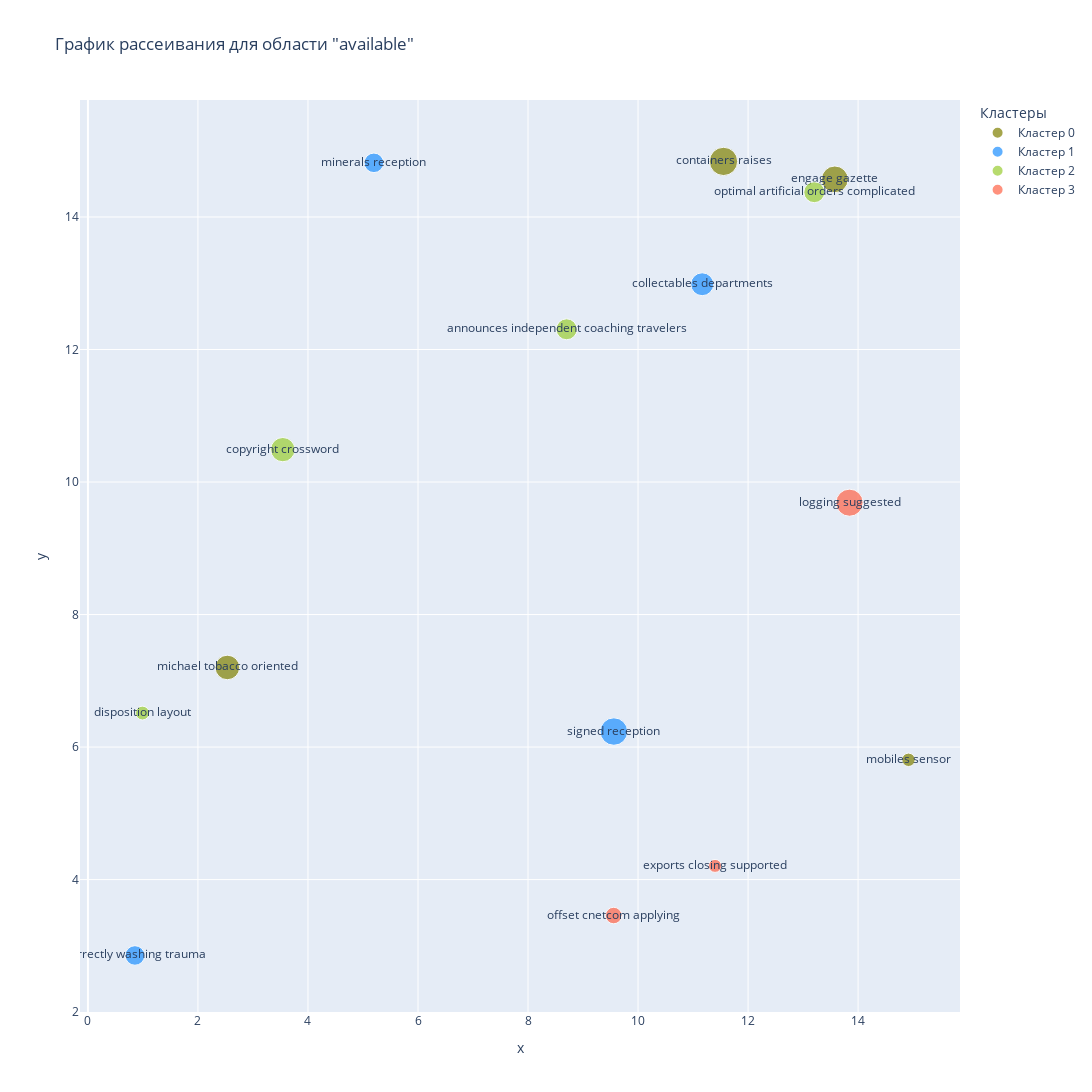

Notebook code for this chart:
### Code cell
fig_available = px.scatter(data_frame=data[data['area'] == 'available'], 
                             x='x', 
                             y='y', 
                             title='График рассеивания для области "available"',
                             color='cluster_name',
                             color_discrete_sequence=colors_hex[9:13],
                             size='count',
                             width=1500,
                             height=1500,
                             text='keyword',
                             labels={'cluster_name':'Кластеры'}
                             )
fig_available.show()
fig_available.write_html("fig_available.html", full_html=False)

### Figure 1 — Plotly figure (JSON) as saved in the notebook; plotly's stock layout.template omitted (floating-point values rounded to 4 significant figures)
{"data": [{"hovertemplate": "Кластеры=Кластер 0<br>x=%{x}<br>y=%{y}<br>count=%{marker.size}<br>keyword=%{text}<extra></extra>", "legendgroup": "Кластер 0", "marker": {"color": "#808000", "size": [1433, 1694, 1901, 426], "sizemode": "area", "sizeref": 4.753, "symbol": "circle"}, "mode": "markers+text", "name": "Кластер 0", "orientation": "v", "showlegend": true, "text": ["michael tobacco oriented", "engage gazette", "containers raises", "mobiles sensor"], "type": "scatter", "x": [2.535, 13.58, 11.55, 14.92], "xaxis": "x", "y": [7.201, 14.57, 14.84, 5.808], "yaxis": "y"}, {"hovertemplate": "Кластеры=Кластер 1<br>x=%{x}<br>y=%{y}<br>count=%{marker.size}<br>keyword=%{text}<extra></extra>", "legendgroup": "Кластер 1", "marker": {"color": "#1E90FF", "size": [1793, 1247, 910, 907], "sizemode": "area", "sizeref": 4.753, "symbol": "circle"}, "mode": "markers+text", "name": "Кластер 1", "orientation": "v", "showlegend": true, "text": ["signed reception", "collectables departments", "correctly washing trauma", "minerals reception"], "type": "scatter", "x": [9.561, 11.17, 0.8546, 5.198], "xaxis": "x", "y": [6.234, 12.99, 2.855, 14.82], "yaxis": "y"}, {"hovertemplate": "Кластеры=Кластер 2<br>x=%{x}<br>y=%{y}<br>count=%{marker.size}<br>keyword=%{text}<extra></extra>", "legendgroup": "Кластер 2", "marker": {"color": "#9ACD32", "size": [1041, 1404, 454, 1037], "sizemode": "area", "sizeref": 4.753, "symbol": "circle"}, "mode": "markers+text", "name": "Кластер 2", "orientation": "v", "showlegend": true, "text": ["announces independent coaching travelers", "copyright crossword", "disposition layout", "optimal artificial orders complicated"], "type": "scatter", "x": [8.702, 3.542, 0.9909, 13.2], "xaxis": "x", "y": [12.31, 10.49, 6.513, 14.37], "yaxis": "y"}, {"hovertemplate": "Кластеры=Кластер 3<br>x=%{x}<br>y=%{y}<br>count=%{marker.size}<br>keyword=%{text}<extra></extra>", "legendgroup": "Кластер 3", "marker": {"color": "#FF6347", "size": [401, 1749, 649], "sizemode": "area", "sizeref": 4.753, "symbol": "circle"}, "mode": "markers+text", "name": "Кластер 3", "orientation": "v", "showlegend": true, "text": ["exports closing supported", "logging suggested", "offset cnetcom applying"], "type": "scatter", "x": [11.4, 13.84, 9.557], "xaxis": "x", "y": [4.206, 9.688, 3.457], "yaxis": "y"}], "layout": {"height": 1500, "legend": {"itemsizing": "constant", "title": {"text": "Кластеры"}, "tracegroupgap": 0}, "title": {"text": "График рассеивания для области \"available\""}, "width": 1500, "xaxis": {"anchor": "y", "domain": [0, 1], "title": {"text": "x"}}, "yaxis": {"anchor": "x", "domain": [0, 1], "title": {"text": "y"}}}}
